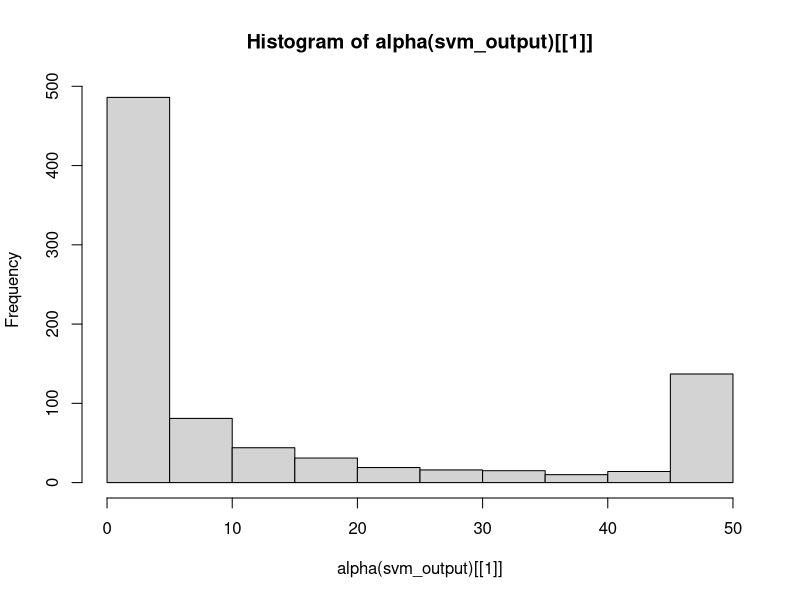
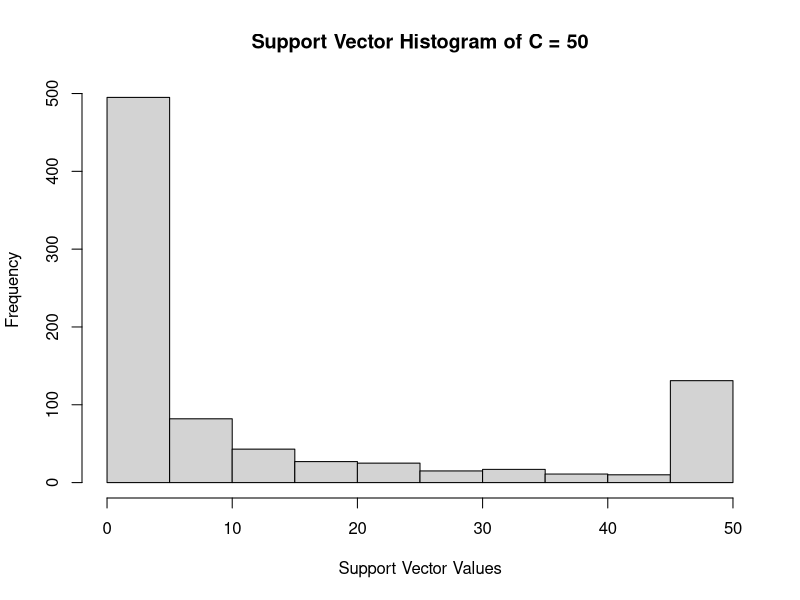

R code for these plots, in order:
## ---- chunk 1
install.packages("kernlab")
## ---- chunk 2
library(kernlab)
## ---- chunk 3
data(spam)
## ---- chunk 4
str(spam)
## ---- chunk 5
dim(spam)
## ---- chunk 6
table(spam$type)
## ---- chunk 7
rand_index <- sample(1:dim(spam)[1])
## ---- chunk 8
cut_point_2_3 <- floor(2 * length(rand_index) / 3)
cut_point_2_3
## ---- chunk 9
train_data <- spam[rand_index[1:cut_point_2_3],]
test_data <- spam[(cut_point_2_3 + 1):length(rand_index),]
## ---- chunk 10
svm_output <- ksvm(type ~ ., data = train_data, kernel = "rbfdot", kpar = "automatic", C = 50, cross = 3, prob.model = TRUE)
## ---- chunk 11
svm_output
## ---- chunk 12
hist(alpha(svm_output)[[1]])
## ---- chunk 13
svm_output <- ksvm(type ~ ., data = train_data, kernel = "rbfdot", kpar = "automatic", C = 50, cross = 3, prob.model = TRUE)
## ---- chunk 14
svm_output
## ---- chunk 15
hist(alpha(svm_output)[[1]], main = "Support Vector Histogram of C = 50", xlab = "Support Vector Values")
  
## ---- chunk 16
svm_pred <- predict(svm_output, test_data, type = "votes")
## ---- chunk 17
pred_table <- data.frame(test_data[58,], svm_pred[1,])
table(pred_table)
## ---- chunk 18
str(pred_table)
